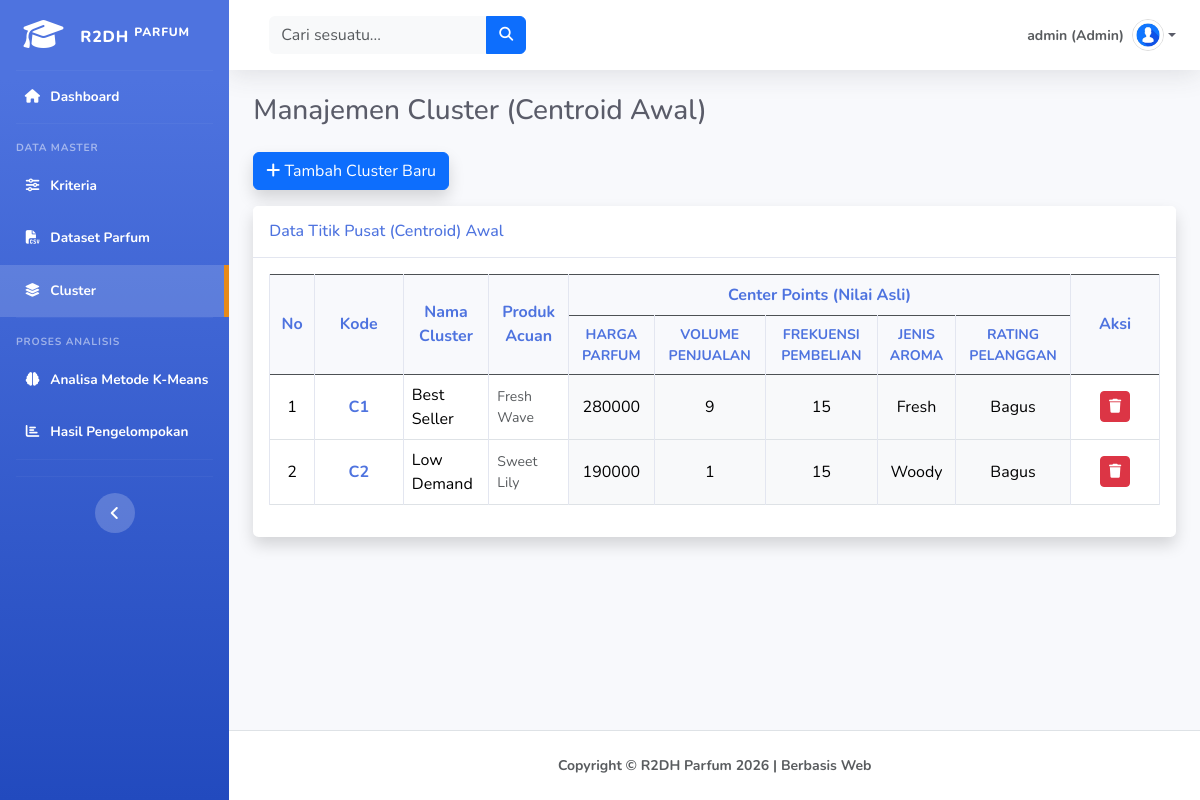
The app's page /public/cluster (signed in) with its own data.
### tables this page shows
CREATE TABLE `tbl_kriteria` (
  `id_kriteria` int(11) NOT NULL,
  `nama_kriteria` varchar(100) NOT NULL
);

CREATE TABLE `tbl_cluster` (
  `id_cluster` int(11) NOT NULL,
  `kode_cluster` varchar(10) NOT NULL,
  `nama_cluster` varchar(100) NOT NULL,
  `id_dataset` int(11) NOT NULL
);

CREATE TABLE `tbl_dataset` (
  `id_dataset` int(11) NOT NULL,
  `nama_dataset` varchar(100) NOT NULL,
  `harga_parfum` varchar(100) DEFAULT '-',
  `volume_penjualan` varchar(100) DEFAULT '-',
  `frekuensi_pembelian` varchar(100) DEFAULT '-',
  `jenis_aroma` varchar(100) DEFAULT '-',
  `rating_pelanggan` varchar(100) DEFAULT '-'
);

### app/core/Controller.php (called while the page is built, shortened)
<?php
class Controller {
    public function view ($view, $data = [])
    {
        require_once '../app/views/' . $view . '.php';
    }
    public function model ($model ){
        return new $model;
    }
}

### app/controllers/Cluster.php (called while the page is built, shortened)
<?php
class Cluster extends Controller {
    public function index()
    {
        $data['judul'] = 'Manajemen Cluster (Centroid Awal)';
        $data['active'] = 'cluster';
        $data['cluster'] = $this->model('Cluster_model')->getAllCluster();
        $data['kriteria'] = $this->model('Dataset_model')->getAllKriteria();
        $data['dataset'] = $this->model('Dataset_model')->getAllDataset();
        $this->view('templates/header', $data);
        $this->view('cluster/index', $data);
        $this->view('templates/footer');
    }
}

### app/core/App.php (called while the page is built, shortened)
<?php
class App {
    protected $method = 'index';
    protected $params = [];
    public function __construct()
    {
            $this->controller =  new $this->controller;
            call_user_func_array([$this->controller, $this->method], $this->params);
    }
}

### public/index.php (called while the page is built, shortened)
<?php
$app = new App();

### app/core/Database.php (called while the page is built, shortened)
<?php
class Database {
    private $host = DB_HOST;
    private $user = DB_USER;
    private $pass = DB_PASS;
    private $dbname = DB_NAME;
    private $dbh;
    private $stmt;
    public function __construct()
    {
        $dsn = 'mysql:host=' . $this->host . ';dbname=' . $this->dbname;
        $option = array(
            PDO::ATTR_PERSISTENT => true,
            PDO::ATTR_ERRMODE => PDO::ERRMODE_EXCEPTION
        );
        try {
            $this->dbh = new PDO($dsn, $this->user, $this->pass, $option);
        } catch (PDOException $e) {
            die($e->getMessage());
        }
    }
    public function query($query)
    {
        $this->stmt = $this->dbh->prepare($query);
    }
    public function execute()
    {
        $this->stmt->execute();
    }
    public function resultSet()
    {
        $this->execute();
        return $this->stmt->fetchAll(PDO::FETCH_ASSOC);
    }
}

### app/models/Dataset_model.php (called while the page is built, shortened)
<?php
class Dataset_model {
    private $table = 'tbl_dataset';
    private $db;
    public function __construct()
    {
        $this->db = new Database;
    }
    public function getAllDataset()
    {
        $this->db->query('SELECT * FROM ' . $this->table . ' ORDER BY nama_dataset ASC');
        return $this->db->resultSet();
    }
    public function getAllKriteria()
    {
        $this->db->query('SELECT * FROM tbl_kriteria ORDER BY id_kriteria ASC');
        return $this->db->resultSet();
    }
}

### app/models/Cluster_model.php (called while the page is built, shortened)
<?php
class Cluster_model {
    private $db;
    public function __construct()
    {
        $this->db = new Database;
    }
    public function getAllCluster()
    {
        $query = "SELECT tbl_cluster.*, tbl_dataset.* FROM tbl_cluster
                  JOIN tbl_dataset ON tbl_cluster.id_dataset = tbl_dataset.id_dataset";
        $this->db->query($query);
        return $this->db->resultSet();
    }
}

### app/views/cluster/index.php (the view, shortened to what this page needs)
<div class="d-sm-flex align-items-center justify-content-between mb-4">
    <h1 class="h3 mb-0 text-gray-800"><?= $data['judul']; ?></h1>
</div>
<div class="row mb-3">
    <div class="col-lg-6">
        <button type="button" class="btn btn-primary text-white shadow" data-bs-toggle="modal" data-bs-target="#clusterModal">
            <i class="fas fa-plus"></i> Tambah Cluster Baru
        </button>
    </div>
</div>
<div class="card shadow mb-4">
    <div class="card-header py-3 bg-white">
        <h6 class="m-0 font-weight-bold text-primary">Data Titik Pusat (Centroid) Awal</h6>
    </div>
    <div class="card-body">
        <div class="table-responsive">
            <table class="table table-bordered table-hover" width="100%" cellspacing="0">
                <thead class="table-dark text-center">
                    <tr>
                        <th rowspan="2" style="vertical-align: middle;" width="5%">No</th>
                        <th rowspan="2" style="vertical-align: middle;" width="10%">Kode</th>
                        <th rowspan="2" style="vertical-align: middle;">Nama Cluster</th>
                        <th rowspan="2" style="vertical-align: middle;">Produk Acuan</th>
                        <th colspan="<?= count($data['kriteria']); ?>">Center Points (Nilai Asli)</th>
                        <th rowspan="2" style="vertical-align: middle;" width="10%">Aksi</th>
                    </tr>
                    <tr>
                        <?php foreach($data['kriteria'] as $k) : ?>
                            <th class="small"><?= strtoupper($k['nama_kriteria']); ?></th>
                        <?php endforeach; ?>
                    </tr>
                </thead>
                <tbody>
                    <?php $no = 1; foreach($data['cluster'] as $cl) : ?>
                    <tr>
                        <td class="text-center"><?= $no++; ?></td>
                        <td class="text-center fw-bold text-primary"><?= $cl['kode_cluster']; ?></td>
                        <td><?= $cl['nama_cluster']; ?></td>
                        <td class="small text-muted"><?= $cl['nama_dataset']; ?></td>
                        <?php foreach($data['kriteria'] as $k) : ?>
                            <?php $namaKolom = strtolower(str_replace(' ', '_', $k['nama_kriteria'])); ?>
                            <td class="text-center bg-light">
                                <?= (isset($cl[$namaKolom])) ? $cl[$namaKolom] : '-'; ?>
                            </td>
                        <?php endforeach; ?>
                        <td class="text-center">
                            <a href="<?= BASEURL; ?>/cluster/hapus/<?= $cl['id_cluster']; ?>" class="btn btn-danger btn-sm" onclick="return confirm('Hapus cluster ini?');">
                                <i class="fas fa-trash"></i>
                            </a>
                        </td>
                    </tr>
                    <?php endforeach; ?>
                </tbody>
            </table>
        </div>
    </div>
</div>

### app/views/templates/header.php (shortened to what this page needs)
<!DOCTYPE html>
<html lang="id">
<head>
    <link rel="stylesheet" href="<?= BASEURL; ?>/vendor/fontawesome-free/css/all.min.css">
    <link rel="stylesheet" href="<?= BASEURL; ?>/css/bootstrap.min.css">
    <link rel="stylesheet" href="<?= BASEURL; ?>/css/style.css">
    <link rel="stylesheet" href="<?= BASEURL; ?>/vendor/datatables/dataTables.bootstrap5.min.css">
</head>
<body id="page-top">
    <div id="wrapper">
        <ul class="navbar-nav bg-primary sidebar sidebar-dark accordion" id="accordionSidebar">
            <a class="sidebar-brand d-flex align-items-center justify-content-center text-white" href="<?= BASEURL; ?>/home">
                <div class="sidebar-brand-icon rotate-n-15">
                    <i class="fas fa-graduation-cap"></i>
                </div>
                <div class="sidebar-brand-text mx-3 mt-1">R2DH <sup>Parfum</sup></div>
            </a>
            <hr class="sidebar-divider my-0">
            <li class="nav-item <?= (isset($data['active']) && $data['active'] === 'home') ? 'active' : ''; ?>">
                <a class="nav-link text-white" href="<?= BASEURL; ?>/home">
                    <i class="fas fa-fw fa-home"></i>
                    <span>Dashboard</span>
                </a>
            </li>
            <?php if($_SESSION['level'] == 'admin'): ?>
            <hr class="sidebar-divider">
            <div class="sidebar-heading px-3 text-white-50 small mb-1 fw-bold text-uppercase">
                Data Master
            </div>
            <li class="nav-item <?= (isset($data['active']) && $data['active'] === 'kriteria') ? 'active' : ''; ?>">
                <a class="nav-link text-white" href="<?= BASEURL; ?>/kriteria">
                    <i class="fas fa-fw fa-sliders-h"></i>
                    <span>Kriteria</span>
                </a>
            </li>
            <li class="nav-item <?= (isset($data['active']) && $data['active'] === 'dataset') ? 'active' : ''; ?>">
                <a class="nav-link text-white" href="<?= BASEURL; ?>/dataset">
                    <i class="fas fa-fw fa-file-csv"></i>
                    <span>Dataset Parfum</span>
                </a>
            </li>
            <li class="nav-item <?= (isset($data['active']) && $data['active'] === 'cluster') ? 'active' : ''; ?>">
                <a class="nav-link text-white" href="<?= BASEURL; ?>/cluster">
                    <i class="fas fa-fw fa-layer-group"></i>
                    <span>Cluster</span>
                </a>
            </li>
            <?php endif; ?>
            <hr class="sidebar-divider">
            <div class="sidebar-heading px-3 text-white-50 small mb-1 fw-bold text-uppercase">
                Proses Analisis
            </div>
            <?php if($_SESSION['level'] == 'admin'): ?>
            <li class="nav-item <?= (isset($data['active']) && $data['active'] === 'kmeans') ? 'active' : ''; ?>">
                <a class="nav-link text-white" href="<?= BASEURL; ?>/kmeans">
                    <i class="fas fa-fw fa-brain"></i>
                    <span>Analisa Metode K-Means</span>
                </a>
            </li>
            <?php endif; ?>
            <li class="nav-item <?= (isset($data['active']) && $data['active'] === 'laporan') ? 'active' : ''; ?>">
                <a class="nav-link text-white" href="<?= BASEURL; ?>/laporan">
                    <i class="fas fa-fw fa-chart-bar"></i>
                    <span>Hasil Pengelompokan</span>
                </a>
            </li>
            <?php if($_SESSION['level'] == 'admin'): ?>
            <hr class="sidebar-divider">
            <?php endif; ?>
            <hr class="sidebar-divider d-none d-md-block">
            <div class="text-center d-none d-md-flex justify-content-center">
                <button class="btn btn-primary rounded-circle border-0 d-flex justify-content-center align-items-center" id="sidebarToggle" style="width: 2.5rem; height: 2.5rem; background-color: rgba(255,255,255,0.2);">
                    <i class="fas fa-angle-left text-white"></i>
                </button>
            </div>
        </ul>
        <div id="content-wrapper" class="d-flex flex-column w-100 min-vh-100">
            <div id="content" class="flex-grow-1">
                <nav class="navbar navbar-expand navbar-light bg-white topbar mb-4 static-top shadow-bottom d-flex px-4 align-items-center">
                    <form class="d-none d-sm-inline-block form-inline me-auto ms-md-3 my-2 my-md-0 mw-100 navbar-search">
                        <div class="input-group">
                            <input type="text" class="form-control bg-light border-0 small" placeholder="Cari sesuatu..." aria-label="Search">
                            <button class="btn btn-primary" type="button">
                                <i class="fas fa-search fa-sm"></i>
                            </button>
                        </div>
                    </form>
                    <div class="ms-auto d-flex align-items-center">
                        <div class="nav-item dropdown no-arrow d-flex align-items-center">
                            <a class="nav-link dropdown-toggle d-flex align-items-center text-decoration-none" href="#" id="userDropdown" role="button" data-bs-toggle="dropdown" aria-expanded="false">
                                <span class="me-2 d-none d-lg-inline text-muted small fw-bold"><?= $_SESSION['username']; ?> (<?= ucfirst($_SESSION['level']); ?>)</span>
                                <img class="img-profile rounded-circle" src="<?= BASEURL; ?>/img/profile.jpeg" style="width: 2rem; height: 2rem; object-fit: cover; border: 1px solid #ddd;" alt="Admin">
                            </a>
                        </div>
                    </div>
                </nav>
                <div class="container-fluid px-4">

### app/views/templates/footer.php (shortened to what this page needs)
            </div>
        </div>
        <footer class="sticky-footer bg-white mt-5 border-top pt-4 pb-4 w-100">
            <div class="container my-auto">
                <div class="copyright text-center my-auto small text-muted fw-bold">
                    <span>Copyright &copy; R2DH Parfum <?= date('Y'); ?> | Berbasis Web</span>
                </div>
            </div>
        </footer>
    </div>
</div>
</body>
</html>

### public/css/style.css (style rules this page uses)
body { background-color: #f8f9fc; color: #5a5c69; font-family: 'Nunito', -apple-system, BlinkMacSystemFont, "Segoe UI", Roboto, "Helvetica Neue", Arial, sans-serif, "Apple Color Emoji", "Segoe UI Emoji", "Segoe UI Symbol", "Noto Color Emoji"; }
#wrapper { display: flex; width: 100vw; min-height: 100vh; overflow-x: hidden; }
.sidebar { width: 0; min-height: 100vh; background-color: #4e73df; background-image: linear-gradient(180deg, #4e73df 10%, #224abe 100%); background-size: cover; transition: width 0.2s ease; overflow: hidden !important; white-space: nowrap; }
.sidebar .nav-item .nav-link { display: block; width: 100%; color: rgba(255, 255, 255, 0.8); padding: 1rem; padding-left: 1.5rem; font-weight: 700; font-size: 0.85rem; transition: all 0.2s ease-in-out; border-right: 5px solid transparent; touch-action: none; user-select: none; -webkit-user-drag: none; -webkit-tap-highlight-color: rgba(0, 0, 0, 0); }
.sidebar .nav-item .nav-link i { font-size: 0.85rem; margin-right: 0.35rem; }
.sidebar .sidebar-heading { font-size: 0.65rem !important; letter-spacing: 0.05rem; }
.sidebar .nav-item .nav-link:hover, .sidebar .nav-item .nav-link:focus, .sidebar .nav-item.active .nav-link { color: #fff; background-color: rgba(255, 255, 255, 0.15); border-right: 5px solid #e78a19; font-weight: 700; }
.sidebar .sidebar-brand { height: 4.375rem; text-decoration: none; font-size: 1rem; font-weight: 800; padding: 1.5rem 1rem; text-align: center; text-transform: uppercase; letter-spacing: 0.05rem; z-index: 1; white-space: nowrap; }
.sidebar .sidebar-brand .sidebar-brand-icon i { font-size: 2rem; }
.sidebar hr.sidebar-divider { margin: 0 1rem 1rem; border-top: 1px solid rgba(255, 255, 255, 0.15); }
@media (min-width: 768px) { .sidebar { width: 17.5rem !important; overflow: visible !important; } }
.topbar { height: 4.375rem; background-color: #fff; }
.topbar .nav-item .nav-link .img-profile { height: 2rem; width: 2rem; }
#content-wrapper { background-color: #f8f9fc; width: 100%; overflow-x: hidden; }
.shadow-bottom { box-shadow: 0 0.15rem 1.75rem 0 rgba(58, 59, 69, 0.15) !important; }
footer.sticky-footer { padding: 2rem 0; flex-shrink: 0; }
.card { border: none; border-radius: 0.35rem; box-shadow: 0 0.15rem 1.75rem 0 rgba(58, 59, 69, 0.15); }
.card .card-header { background-color: #f8f9fc; border-bottom: 1px solid #e3e6f0; font-weight: 700; }
.text-gray-800 { color: #5a5c69 !important; }
.text-primary { color: #4e73df !important; }
.table-responsive { overflow-x: auto; }
.table-bordered th { background-color: #f8f9fc; color: #4e73df; font-weight: 700; text-align: center; }
.table-bordered td, .table-bordered th { border-color: #e3e6f0; vertical-align: middle; }

### records on screen
tbl_kriteria: nama_kriteria "HARGA PARFUM", nama_kriteria.harga_parfum "280000", nama_kriteria.harga_parfum "190000"
tbl_kriteria: nama_kriteria "VOLUME PENJUALAN", nama_kriteria.volume_penjualan "9", nama_kriteria.volume_penjualan "1"
tbl_kriteria: nama_kriteria "FREKUENSI PEMBELIAN", nama_kriteria.frekuensi_pembelian "15"
tbl_kriteria: nama_kriteria "JENIS AROMA", nama_kriteria.jenis_aroma "Fresh", nama_kriteria.jenis_aroma "Woody"
tbl_kriteria: nama_kriteria "RATING PELANGGAN", nama_kriteria.rating_pelanggan "Bagus"
tbl_cluster: kode_cluster "C1", nama_cluster "Best Seller", id_dataset.nama_dataset "Fresh Wave"
tbl_cluster: kode_cluster "C2", nama_cluster "Low Demand", id_dataset.nama_dataset "Sweet Lily"

### other values on screen
$_SESSION['username'] "admin"
$_SESSION['level'] "Admin"
$data['judul'] "Manajemen Cluster (Centroid Awal)"
